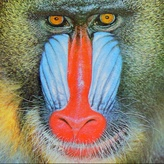
#> input picture legacy/impulse-noise-filtering/sample/baboon.jpg, 164 x 164 px, shrunk from 512 x 512 before the run
$ jupyter execute impulse_noise_filtering_exploration.ipynb
#> lines starting #> are read from the running program, lines starting #| are printed output that depends on the picture
<!-- project-notebook-context -->
# Image Restoration Benchmark - Impulse Noise Filtering Legacy Notebook

**Current project:** `image-restoration-benchmark`

**Notebook role:** Legacy notebook that originally explored salt-and-pepper noise and median filtering. Its ideas are now part of the unified restoration benchmark pipeline.

## Current project entry points

- `image_restoration_benchmark/noise.py`
- `image_restoration_benchmark/filters.py`
- `scripts/run_benchmark.py`

## Maintenance notes

- This notebook is kept for traceability.
- Use the project-level benchmark for current reproducible results.

---

[cell 1]
import numpy as np
import cv2 as cv

[cell 2]
# --- Reproducible-run setup (uses an open-source natural sample image) ---
import os, warnings
from pathlib import Path
import numpy as np
import cv2 as cv

warnings.filterwarnings('ignore')
_NB_DIR = Path.cwd()
_RUN_DIR = (_NB_DIR / '..' / 'outputs').resolve()
_RUN_DIR.mkdir(parents=True, exist_ok=True)
_SRC = (_NB_DIR / '../sample/baboon.jpg').resolve()


def _prepare_input(name, max_side=160):
#> called with name = '1.jpg', max_side = 160
    img = cv.imread(str(_SRC))
#> img is the input picture: shape (164, 164, 3); mean B, G, R 112.9, 129.2, 137.1
    if img is None:
        raise FileNotFoundError(f'Natural sample image not found: {_SRC}')
    h, w = img.shape[:2]
#> h = 164; w = 164
    s = max_side / max(h, w)
#> s = 0.976
    if s < 1.0:
        img = cv.resize(img, (int(w * s), int(h * s)), interpolation=cv.INTER_AREA)
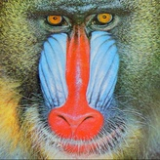
#> img: shape (160, 160, 3); mean B, G, R 112.9, 129.2, 137.1
    dst = _RUN_DIR / name
    cv.imwrite(str(dst), img)
    print('Using natural sample:', _SRC.name, '->', img.shape)
#| Using natural sample: baboon.jpg -> (160, 160, 3)
    return dst


_prepare_input('1.jpg')
os.chdir(_RUN_DIR)
print('Run dir:', _RUN_DIR)

[cell 3]
image = cv.imread('1.jpg')
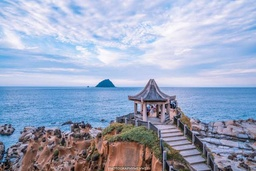
#> input picture legacy/psnr-quality-metrics/file/1.jpg, 256 x 171 px, shrunk from 800 x 533 before the run, found by its file name
#> image is the input picture: shape (171, 256, 3); mean B, G, R 193.2, 167.5, 156.2

[cell 4]
def salt_pepper_noise(image):
    img = np.copy(image)
    size = img.size
    num_salt = np.ceil(0.1*0.5*size).astype('int')
    num_pepper = np.ceil(0.1*0.5*size).astype('int')
    row , column = img.shape[:2]

    x = np.random.randint(0,column-1,num_pepper)
    y = np.random.randint(0,row-1,num_pepper)
    img[y,x] = 0 #pepper noise

    x = np.random.randint(0,column-1,num_salt)
    y = np.random.randint(0,row-1,num_salt)
    img[y,x] = 255 #salt noise

    return img

[cell 5]
def median_filter(image,size):
    H,W,C = image.shape

    pad = size // 2

    out = np.zeros((H + pad*2, W + pad*2, C), dtype=np.float64)

    out[pad:pad+H, pad:pad+W] = image.copy().astype(np.float64)

    tmp = out.copy()

    for y in range(H):
        for x in range(W):
            for c in range(C):
                out[pad+y, pad+x, c] = np.median(tmp[y:y+size, x:x+size, c])

    out = out[pad:pad+H, pad:pad+W].astype(np.uint8)

    return out

[cell 6]
image1 = salt_pepper_noise(image)

image2 = salt_pepper_noise(image)
#> in salt_pepper_noise (call 2), `img[y,x] = 255`:
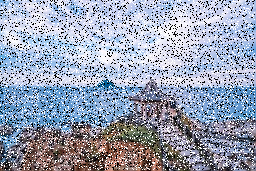
#> img: shape (171, 256, 3); mean B, G, R 178.4, 159.5, 151.3

[cell 7]
cv.imwrite("noise.jpg", image1)
#> Out = True

[cell 8]
p3_1 = median_filter(image1,3)
#> after the loop in median_filter, `for y in range(H):`:
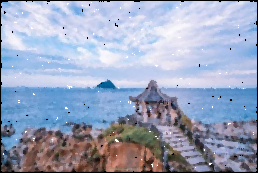
#> out: shape (173, 258, 3) float64; mean B, G, R 189.4, 164.5, 153.6

p3_2 = median_filter(p3_1,3)
#> call 2 of median_filter, with size = 3
#> after the loop in median_filter (call 2), `for y in range(H):`:
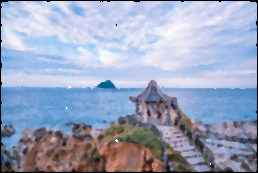
#> out: shape (173, 258, 3) float64; mean B, G, R 189.7, 164.6, 153.6
#> in median_filter (call 2), `out = out[pad:pad+H, pad:pad+W].astype(np.uint8)`:
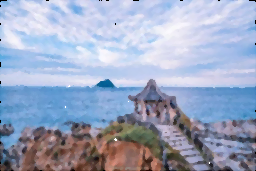
#> out: shape (171, 256, 3); mean B, G, R 193.4, 167.8, 156.6

cv.imwrite("p3.jpg", p3_2)
#> Out = True

[cell 9]
p5 = median_filter(image2,5)
#> call 3 of median_filter, with size = 5
#> in median_filter (call 3), `out[pad:pad+H, pad:pad+W] = image.copy().astype(np.float64)`:
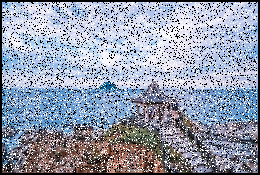
#> out: shape (175, 260, 3) float64; mean B, G, R 171.7, 153.5, 145.6
#> after the loop in median_filter (call 3), `for y in range(H):`:
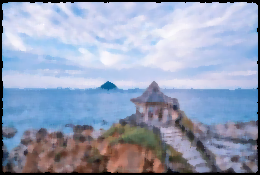
#> out: shape (175, 260, 3) float64; mean B, G, R 185.6, 161.1, 150.4
#> in median_filter (call 3), `out = out[pad:pad+H, pad:pad+W].astype(np.uint8)`:
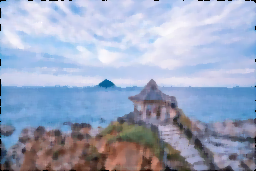
#> out: shape (171, 256, 3); mean B, G, R 192.9, 167.4, 156.3

cv.imwrite("p5.jpg", p5)
#> Out = True

[cell 10]
import matplotlib.pyplot as plt
fig, ax = plt.subplots(1, 3, figsize=(12, 4))
for a, im, t in zip(ax, [image, image1, p3_2], ['original', 'salt & pepper', 'median 3x3 (x2)']):
    a.imshow(cv.cvtColor(im, cv.COLOR_BGR2RGB)); a.set_title(t); a.axis('off')
#> this loop made 3 passes
#> t on passes 1 to 3: 'original', 'salt & pepper', 'median 3x3 (x2)'
plt.tight_layout(); plt.show()
#> after `plt.tight_layout()`:
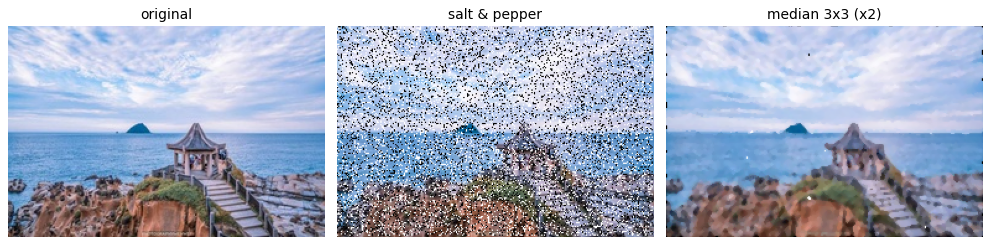
#> figure drawn by matplotlib, 3 panels
print('Artifacts written to', _RUN_DIR)
